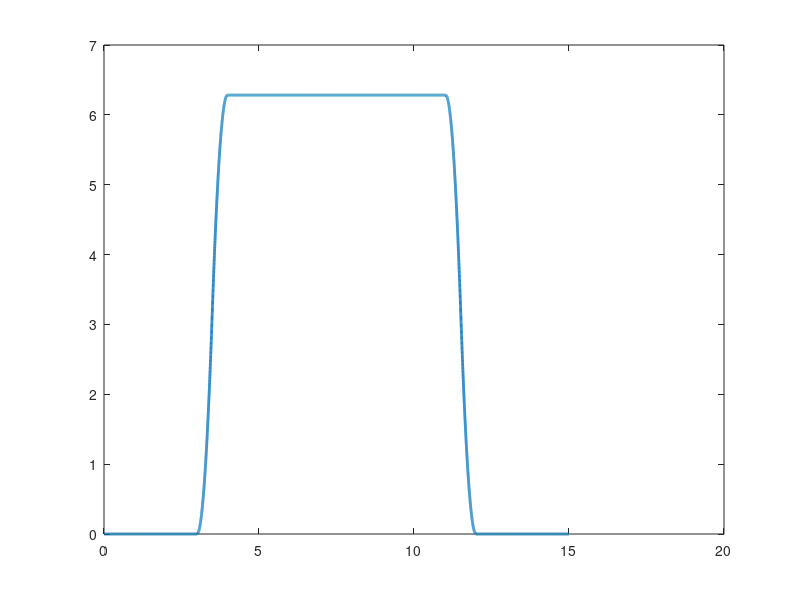

Write the MATLAB code that produced this figure.
%AUX Generar trayectoria del flip

a=1500 *pi/180;

ts=0:0.001:15;

T1=3;
T2=T1+sqrt(4*2*pi/a);
T3=7;
T4=10;
x=0*ts;
for k=1:length(ts);
    t=ts(k);
    
    if t<T1
        x(k)=0;
    elseif (T1<=t)&&(t<(T1+(T2-T1)/2))
        x(k)=(t-T1)^2*a/2;
    elseif (((T1+(T2-T1)/2))<=t)&&(t<T2)
        x(k)=-(T2-t)^2*a/2+2*pi;
    else
        x(k)=2*pi;
    end
    
end
x=x+fliplr(x)-2*pi;    
T2-T1


k_R=0.0334;
k_Om=0.003;
c=0.0012;

lam_m=0.015;
lam_M=0.025;
C2=(k_R+lam_M+sqrt(4*c^2+(k_R-lam_M)^2))/2;
C3=(c*k_R/lam_M +k_Om-c-sqrt((c*k_R/lam_M+c-k_Om).^2+(c*k_Om/lam_m).^2))/2;

min([...
         k_Om ... 
         4*k_Om*k_R*lam_m^2/(k_Om^2*lam_M+4*k_R*lam_m^2) ...
         sqrt(k_R*lam_m) ...
         ]);

C2/C3
plot(ts,x,'LineWidth',2)
%%
%plot(X_simulink.Time(:),X_simulink.Data(:,7),'r','LineWidth',2)